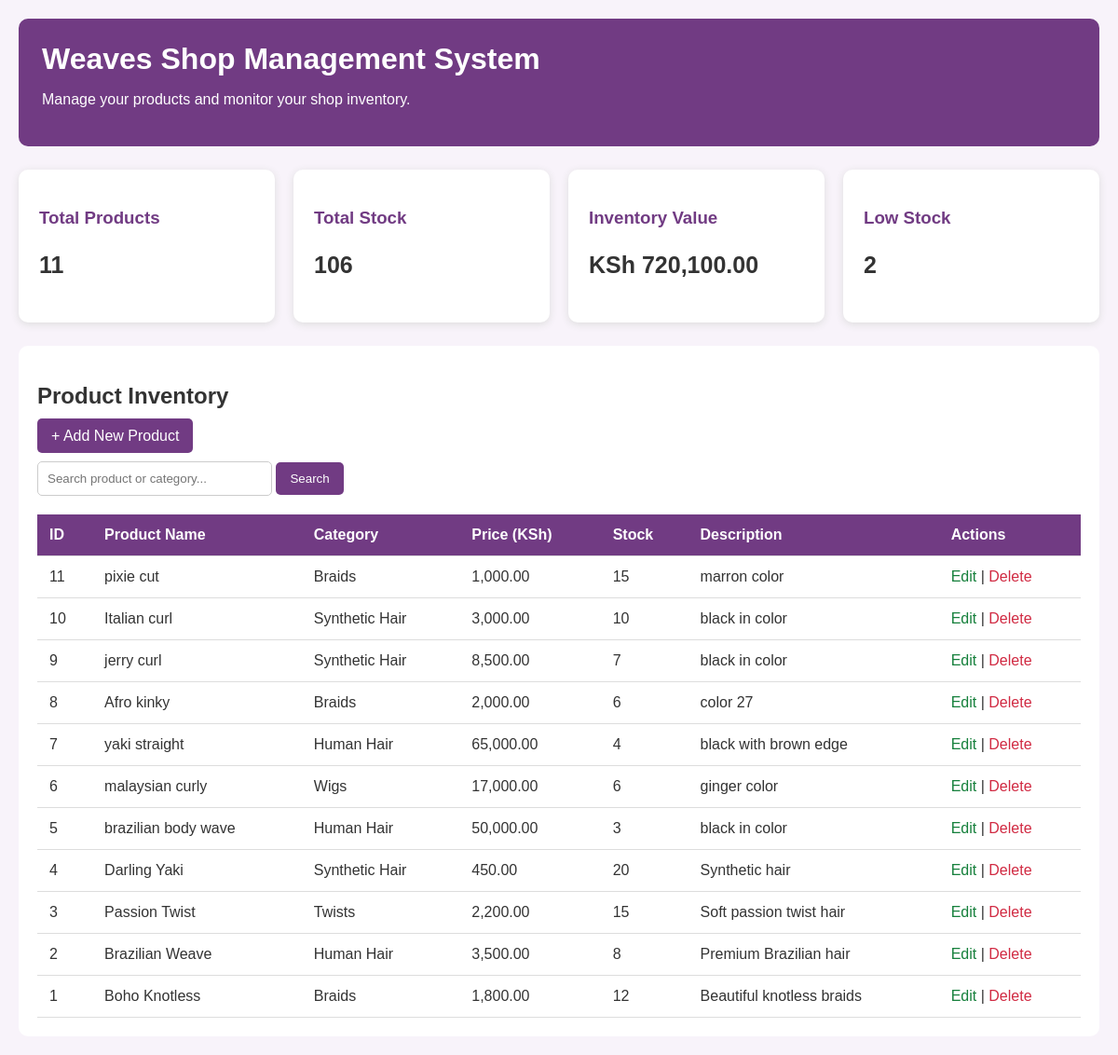
The page / on the database its author committed.
### tables this page shows
CREATE TABLE `products` (
  `id` int(11) NOT NULL,
  `product_name` varchar(100) NOT NULL,
  `category` varchar(50) NOT NULL,
  `price` decimal(10,2) NOT NULL,
  `stock_quantity` int(11) NOT NULL,
  `description` text DEFAULT NULL,
  `created_at` timestamp NOT NULL DEFAULT current_timestamp()
);

### functions.php (called while the page is built, shortened)
<?php
function e($value) {
    return htmlspecialchars($value, ENT_QUOTES, 'UTF-8');
}
?>

### index.php (the view, shortened to what this page needs)
<?php
require_once 'config.php';
require_once 'functions.php';
$result = $conn->query("SELECT COUNT(*) AS total FROM products");
$totalProducts = $result->fetch_assoc()['total'];
$result = $conn->query("SELECT SUM(stock_quantity) AS total FROM products");
$totalStock = $result->fetch_assoc()['total'] ?? 0;
$result = $conn->query("SELECT SUM(price * stock_quantity) AS total FROM products");
$inventoryValue = $result->fetch_assoc()['total'] ?? 0;
$result = $conn->query("SELECT COUNT(*) AS total FROM products WHERE stock_quantity <= 5");
$lowStock = $result->fetch_assoc()['total'];
$search = $_GET['search'] ?? '';
$searchSafe = $conn->real_escape_string($search);
$sql = "SELECT * FROM products
        WHERE product_name LIKE '%$searchSafe%'
        OR category LIKE '%$searchSafe%'
        ORDER BY id DESC";
$products = $conn->query($sql);
?>
<!DOCTYPE html>
<html>
<head>
</head>
<body>
<div class="header">
    <h1>Weaves Shop Management System</h1>
    <p>Manage your products and monitor your shop inventory.</p>
</div>
<div class="cards">
    <div class="card">
        <h3>Total Products</h3>
        <p><?php echo $totalProducts; ?></p>
    </div>
    <div class="card">
        <h3>Total Stock</h3>
        <p><?php echo $totalStock; ?></p>
    </div>
    <div class="card">
        <h3>Inventory Value</h3>
        <p>KSh <?php echo number_format($inventoryValue, 2); ?></p>
    </div>
    <div class="card">
        <h3>Low Stock</h3>
        <p><?php echo $lowStock; ?></p>
    </div>
</div>
<div class="products">
    <h2>Product Inventory</h2>
    <a href="product_form.php" class="add-btn">+ Add New Product</a>
    <br><br>
    <form method="GET">
        <input type="text" name="search"
               placeholder="Search product or category..."
               value="<?php echo e($search); ?>">
        <button type="submit">Search</button>
    </form>
    <table>
        <thead>
            <tr>
                <th>ID</th>
                <th>Product Name</th>
                <th>Category</th>
                <th>Price (KSh)</th>
                <th>Stock</th>
                <th>Description</th>
                <th>Actions</th>
            </tr>
        </thead>
        <tbody>
        <?php if ($products->num_rows > 0): ?>
            <?php while ($row = $products->fetch_assoc()): ?>
                <tr>
                    <td><?php echo $row['id']; ?></td>
                    <td><?php echo e($row['product_name']); ?></td>
                    <td><?php echo e($row['category']); ?></td>
                    <td><?php echo number_format($row['price'], 2); ?></td>
                    <td><?php echo $row['stock_quantity']; ?></td>
                    <td><?php echo e($row['description']); ?></td>
                    <td>
                        <a class="edit"
                           href="product_form.php?id=<?php echo $row['id']; ?>">
                           Edit
                        </a>
                        |
                        <a class="delete"
                           href="delete.php?id=<?php echo $row['id']; ?>"
                           onclick="return confirm('Are you sure you want to delete this product?')">
                           Delete
                        </a>
                    </td>
                </tr>
            <?php endwhile; ?>
        <?php else: ?>
            <tr>
                <td colspan="7">No products found.</td>
            </tr>
        <?php endif; ?>
        </tbody>
    </table>
</div>
</body>
</html>

### index.php (style rules this page uses)
body { font-family: Arial, sans-serif; background: #f8f3fa; margin: 0; padding: 20px; color: #333; }
.header { background: #713b83; color: white; padding: 25px; border-radius: 10px; margin-bottom: 25px; }
.header h1 { margin: 0; }
.cards { display: grid; grid-template-columns: repeat(auto-fit, minmax(180px, 1fr)); gap: 20px; margin-bottom: 25px; }
.card { background: white; padding: 22px; border-radius: 10px; box-shadow: 0 2px 8px #ddd; }
.card h3 { color: #713b83; }
.card p { font-size: 25px; font-weight: bold; }
.products { background: white; padding: 20px; border-radius: 10px; overflow-x: auto; }
input { padding: 10px; width: 230px; border: 1px solid #ccc; border-radius: 5px; }
button, .add-btn { background: #713b83; color: white; padding: 10px 15px; border: none; border-radius: 5px; text-decoration: none; cursor: pointer; }
table { width: 100%; border-collapse: collapse; margin-top: 20px; }
th, td { padding: 13px; border-bottom: 1px solid #ddd; text-align: left; }
th { background: #713b83; color: white; }
.edit { color: #16803c; text-decoration: none; }
.delete { color: #d12b43; text-decoration: none; }

### rows shown on the page
products: id "11", product_name "pixie cut", category "Braids", price "1,000.00", stock_quantity "15", description "marron color"
products: id "10", product_name "Italian curl", category "Synthetic Hair", price "3,000.00", stock_quantity "10", description "black in color"
products: id "9", product_name "jerry curl", category "Synthetic Hair", price "8,500.00", stock_quantity "7", description "black in color"
products: id "8", product_name "Afro kinky", category "Braids", price "2,000.00", stock_quantity "6", description "color 27"
products: id "7", product_name "yaki straight", category "Human Hair", price "65,000.00", stock_quantity "4", description "black with brown edge"
products: id "6", product_name "malaysian curly", category "Wigs", price "17,000.00", stock_quantity "6", description "ginger color"
products: id "5", product_name "brazilian body wave", category "Human Hair", price "50,000.00", stock_quantity "3", description "black in color"
products: id "4", product_name "Darling Yaki", category "Synthetic Hair", price "450.00", stock_quantity "20", description "Synthetic hair"
products: id "3", product_name "Passion Twist", category "Twists", price "2,200.00", stock_quantity "15", description "Soft passion twist hair"
products: id "2", product_name "Brazilian Weave", category "Human Hair", price "3,500.00", stock_quantity "8", description "Premium Brazilian hair"
products: id "1", product_name "Boho Knotless", category "Braids", price "1,800.00", stock_quantity "12", description "Beautiful knotless braids"

### other values the page prints
$totalProducts "11"
$totalStock "106"
$inventoryValue "720,100.00"
$lowStock "2"
